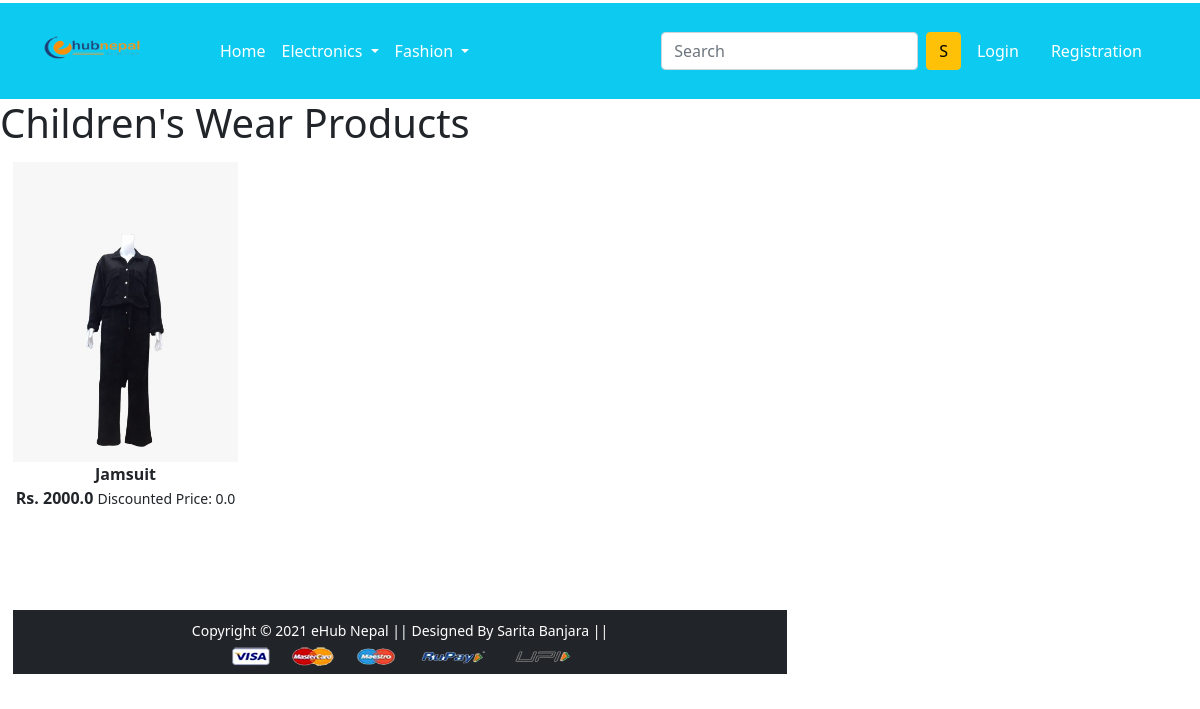
Screenshot of /childrenwear/ with the database file from the repository.
### app/models.py (models this page shows, shortened)
class Product(models.Model):
    title = models.CharField(max_length=100)
    selling_price = models.FloatField()
    discounted_price = models.FloatField()
    description = models.TextField()
    brand = models. CharField(max_length=100)
    category = models.CharField(choices=CATEGORY_CHOICES, max_length=2)
    product_image = models.ImageField(upload_to='produtimg')

### app/views.py (the view)
# urls.py: path('childrenwear/', views.childrenwear, name='childrenwear'),
def childrenwear(request):
    childrenwear = Product.objects.filter(category='C')
    return render(request, 'app/childrenwear.html', {'childrenwear': childrenwear})

### app/templates/app/childrenwear.html (shortened to what this page needs)
{% extends 'app/base.html' %}
{% block main-content %}
<div class="col-sm-8">
    <h1>Children's Wear Products</h1>
    <div class = "row">
        {% for product in childrenwear %}
         <div class = "col-sm-4 text-center mb-4">
         <a href="{% url 'product-detail' product.id %}" class = "btn">
         <div class = "item">
         <img src = "{{product.product_image.url}}" alt = "" height="300" class="">
         <div class="fw-bold">{{product.title}}</div>
         <div class = "fw-bold">Rs. {{product.selling_price}}
         <small class = "fw-light text-decoration-lone-through">Discounted Price: {{product.discounted_price}}</small></div>
         </div>
         </div>
         {% endfor %}
  </div>
{% endblock main-content %}

### rows the page displays
Product: product_image (picture), title "Jamsuit", selling_price "2000.0", discounted_price "0.0"
